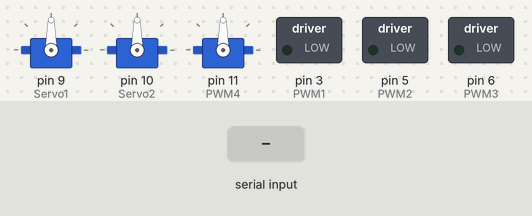
Simulated run of this sketch. Board: Arduino Mega 2560, built with avr-gcc and run on an emulated ATmega2560. Parts: 3 × servo, switched loads named in the sketch (green lamp = pin HIGH). Inputs (shaded band) come from the test bench.

Above: at 1.2 s.
1.3 s: "8" received over the second serial link
At 2.2 s:
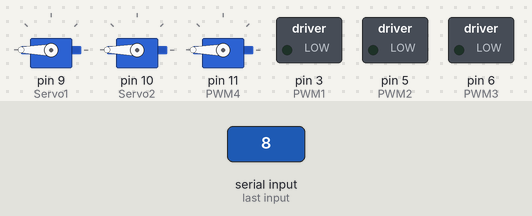
2.8 s: "2" received over the second serial link
At 3.3 s:
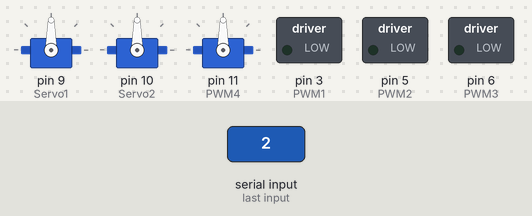
Timing chart, 0 to 5.8 s (numbered marks = the images above; inputs shaded):
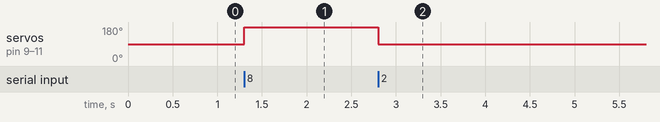

Measured:
- after the input at 1.3 s, servo on pin 9 (Servo1), servo on pin 10 (Servo2), servo on pin 11 (PWM4): 90° → 180° at once
- after the input at 2.8 s, servo on pin 9 (Servo1), servo on pin 10 (Servo2), servo on pin 11 (PWM4): 180° → 90° at once

The sketch:

DCMotControl.ino
```cpp
#include <Servo.h>
// this program demonstrates the communication from the control laptop
// to the arduino and the commands to steer two DC motors
//
// you need an USB cable to program the arduino

Servo Servo1;
Servo Servo2;
Servo Servo3;

// pin number of on-board LED
int ledPin = 13;

// Pulse Width Modulation (PWM) pins
int PWM1 = 3;
int PWM2 = 5;
int PWM3 = 6;
int PWM4 = 11;


void setup() {
  Servo1.attach(9);
  Servo2.attach(10);
  Servo3.attach(11);

  // all outputs to zero
  analogWrite(PWM1,0);
  analogWrite(PWM2,0);
  analogWrite(PWM3,0);
  analogWrite(PWM4,0);

  Serial1.begin(115200); //for Ethernet or Wifi


  // clear the input buffer
  while (Serial1.available())
     Serial1.read();
  }

void loop() {
  if(Serial1.available() > 0)

  {
    char Command = Serial1.read();
    switch(Command)
    {

      // if 5 kill all outputs
      case '5':


      break;
      // in other cases switch to all combinations of forward and reverse
      // 255 means full speed
      case '8':
        Servo1.write(180);
        Servo2.write(180);
        Servo3.write(180);
      break;

      case '2':
        Servo1.write(90);
        Servo2.write(90);
        Servo3.write(90);

      break;

      case '4':


      break;

      case '6':


      break;


     }
  }
}
```
